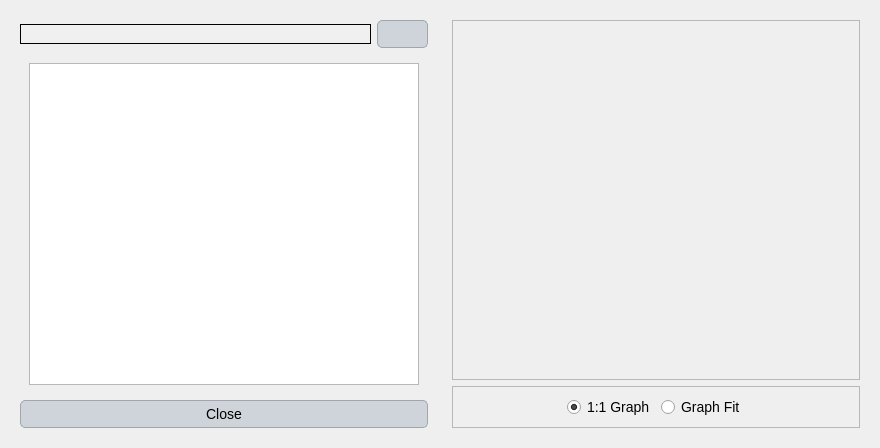
<?xml version="1.0" encoding="UTF-8"?>
<ui version="4.0">
 <class>Dialog</class>
 <widget class="QDialog" name="Dialog">
  <property name="geometry">
   <rect>
    <x>0</x>
    <y>0</y>
    <width>880</width>
    <height>443</height>
   </rect>
  </property>
  <property name="windowTitle">
   <string>Dialog</string>
  </property>
  <property name="styleSheet">
   <string notr="true">QLabel {
    font-family: 'Georgia'; /* Cambiar la fuente a Georgia */
    font-size: 16px; /* Cambiar el tamaño de la fuente */
    color: #000000; /* Color del texto (blanco) */
}

QLineEdit {
    font-family: 'Georgia'; /* Cambiar la fuente a Georgia */
    font-size: 14px; /* Cambiar el tamaño de la fuente */
    color: #000000; /* Color del texto (blanco) */
    background-color: #f0f0f0; /* Color de fondo del QLineEdit */
    border: 1px solid #000000; /* Borde blanco */
}

QComboBox {
    font-family: 'Georgia'; /* Cambiar la fuente a Georgia */
    font-size: 14px; /* Cambiar el tamaño de la fuente */
    color: #000000; /* Color del texto (blanco) */
    background-color: #cfd4da; /* Fondo oscuro del ComboBox */
}

QRadioButton {
    font-family: 'Georgia'; /* Cambiar la fuente a Georgia */
    font-size: 14px; /* Cambiar el tamaño de la fuente */
    color: #000000; /* Color del texto (blanco) */
}

QCheckBox {
    font-family: 'Georgia'; /* Cambiar la fuente a Georgia */
    font-size: 14px; /* Cambiar el tamaño de la fuente */
    color: #000000; /* Color del texto (blanco) */
}

/* Cambiar la fuente y estilo de los QPushButton */
QPushButton {
    font-family: 'Georgia'; /* Cambiar la fuente */
    font-size: 14px; /* Cambiar el tamaño de la fuente */
    color: #000000; /* Color del texto negro */
    background-color: #cfd4da; /* Fondo gris claro */
    border: 1px solid #a1a6ad; /* Borde gris medio */
    border-radius: 5px; /* Bordes redondeados */
    padding: 5px; /* Espaciado interno */
}

/* Estilo cuando el ratón pasa sobre el botón */
QPushButton:hover {
    color: #000000; /* Mantener el texto negro */
    background-color: #b7bcc3; /* Fondo gris un poco más oscuro al pasar el mouse */
}

/* Estilo cuando el botón está presionado */
QPushButton:pressed {
    background-color: #a6acb3; /* Fondo ligeramente más oscuro al presionar */
    color: #000000; /* Mantener el texto negro cuando se presiona */
}



/* Estilo general para QTableWidget y QTableView */
QTableWidget, QTableView {
    font-family: 'Georgia'; /* Cambiar la fuente a Georgia */
    font-size: 14px; /* Tamaño de la fuente */
    color: #000000; /* Color del texto negro */
    background-color: #e6e9ed; /* Fondo gris claro para la tabla */
    gridline-color: #a1a6ad; /* Color de las líneas de la tabla (gris medio) */
    selection-background-color: #b7bcc3; /* Color de fondo cuando se selecciona una celda (gris suave) */
    selection-color: #000000; /* Color del texto cuando la celda está seleccionada (negro) */
}

/* Estilo para el encabezado horizontal de la tabla */
QHeaderView::section {
    font-family: 'Georgia'; /* Cambiar la fuente a Georgia */
    font-size: 14px; /* Tamaño de la fuente */
    color: #000000; /* Color del texto negro */
    background-color: #cfd4da; /* Fondo gris claro del encabezado */
    border: 1px solid #a1a6ad; /* Borde gris medio entre las secciones */
    padding: 4px; /* Espaciado interno en el encabezado */
}

/* Estilo para las celdas de la tabla al pasar el mouse */
QTableWidget::item:hover, QTableView::item:hover {
    background-color: #b7bcc3; /* Fondo gris suave al pasar el mouse */
    color: #000000; /* Mantener el texto negro */
}

/* Estilo para las celdas cuando están seleccionadas */
QTableWidget::item:selected, QTableView::item:selected {
    background-color: #a6acb3; /* Fondo gris intermedio cuando está seleccionado */
    color: #000000; /* Texto negro cuando está seleccionado */
}

/* Ajustar el tamaño de las celdas */
QTableWidget::item, QTableView::item {
    padding: 4px; /* Espaciado interno de las celdas */
}

/* Estilo para el borde inferior de la tabla */
QTableCornerButton::section {
    background-color: #cfd4da; /* Fondo del botón de esquina */
    border: 1px solid #a1a6ad; /* Borde gris medio del botón de esquina */
}</string>
  </property>
  <layout class="QGridLayout" name="gridLayout_4">
   <item row="0" column="0">
    <widget class="QFrame" name="frame_2">
     <property name="minimumSize">
      <size>
       <width>300</width>
       <height>0</height>
      </size>
     </property>
     <property name="frameShape">
      <enum>QFrame::NoFrame</enum>
     </property>
     <property name="frameShadow">
      <enum>QFrame::Raised</enum>
     </property>
     <layout class="QGridLayout" name="gridLayout_2">
      <item row="0" column="0">
       <layout class="QHBoxLayout" name="horizontalLayout">
        <item>
         <widget class="QLineEdit" name="results"/>
        </item>
        <item>
         <widget class="QPushButton" name="browse">
          <property name="text">
           <string/>
          </property>
         </widget>
        </item>
       </layout>
      </item>
      <item row="1" column="0">
       <widget class="QScrollArea" name="scrollArea">
        <property name="frameShape">
         <enum>QFrame::NoFrame</enum>
        </property>
        <property name="widgetResizable">
         <bool>true</bool>
        </property>
        <widget class="QWidget" name="scrollAreaWidgetContents">
         <property name="geometry">
          <rect>
           <x>0</x>
           <y>0</y>
           <width>410</width>
           <height>335</height>
          </rect>
         </property>
         <layout class="QGridLayout" name="gridLayout">
          <item row="0" column="0">
           <widget class="QTextEdit" name="textEdit"/>
          </item>
         </layout>
        </widget>
       </widget>
      </item>
      <item row="2" column="0">
       <widget class="QPushButton" name="pushButton_3">
        <property name="text">
         <string>Close</string>
        </property>
       </widget>
      </item>
     </layout>
    </widget>
   </item>
   <item row="0" column="1">
    <widget class="QFrame" name="frame_3">
     <property name="frameShape">
      <enum>QFrame::NoFrame</enum>
     </property>
     <property name="frameShadow">
      <enum>QFrame::Raised</enum>
     </property>
     <layout class="QGridLayout" name="gridLayout_3">
      <item row="0" column="0">
       <widget class="QFrame" name="frame">
        <property name="minimumSize">
         <size>
          <width>400</width>
          <height>360</height>
         </size>
        </property>
        <property name="frameShape">
         <enum>QFrame::StyledPanel</enum>
        </property>
        <property name="frameShadow">
         <enum>QFrame::Raised</enum>
        </property>
       </widget>
      </item>
      <item row="1" column="0">
       <widget class="QFrame" name="frame_4">
        <property name="frameShape">
         <enum>QFrame::StyledPanel</enum>
        </property>
        <property name="frameShadow">
         <enum>QFrame::Raised</enum>
        </property>
        <layout class="QGridLayout" name="gridLayout_5">
         <item row="0" column="0">
          <spacer name="horizontalSpacer">
           <property name="orientation">
            <enum>Qt::Horizontal</enum>
           </property>
           <property name="sizeHint" stdset="0">
            <size>
             <width>40</width>
             <height>20</height>
            </size>
           </property>
          </spacer>
         </item>
         <item row="0" column="1">
          <widget class="QRadioButton" name="one_one">
           <property name="text">
            <string>1:1 Graph</string>
           </property>
           <property name="checked">
            <bool>true</bool>
           </property>
          </widget>
         </item>
         <item row="0" column="2">
          <widget class="QRadioButton" name="graph_fit">
           <property name="text">
            <string>Graph Fit</string>
           </property>
          </widget>
         </item>
         <item row="0" column="3">
          <spacer name="horizontalSpacer_2">
           <property name="orientation">
            <enum>Qt::Horizontal</enum>
           </property>
           <property name="sizeHint" stdset="0">
            <size>
             <width>40</width>
             <height>20</height>
            </size>
           </property>
          </spacer>
         </item>
        </layout>
       </widget>
      </item>
     </layout>
    </widget>
   </item>
  </layout>
 </widget>
 <resources/>
 <connections/>
</ui>
